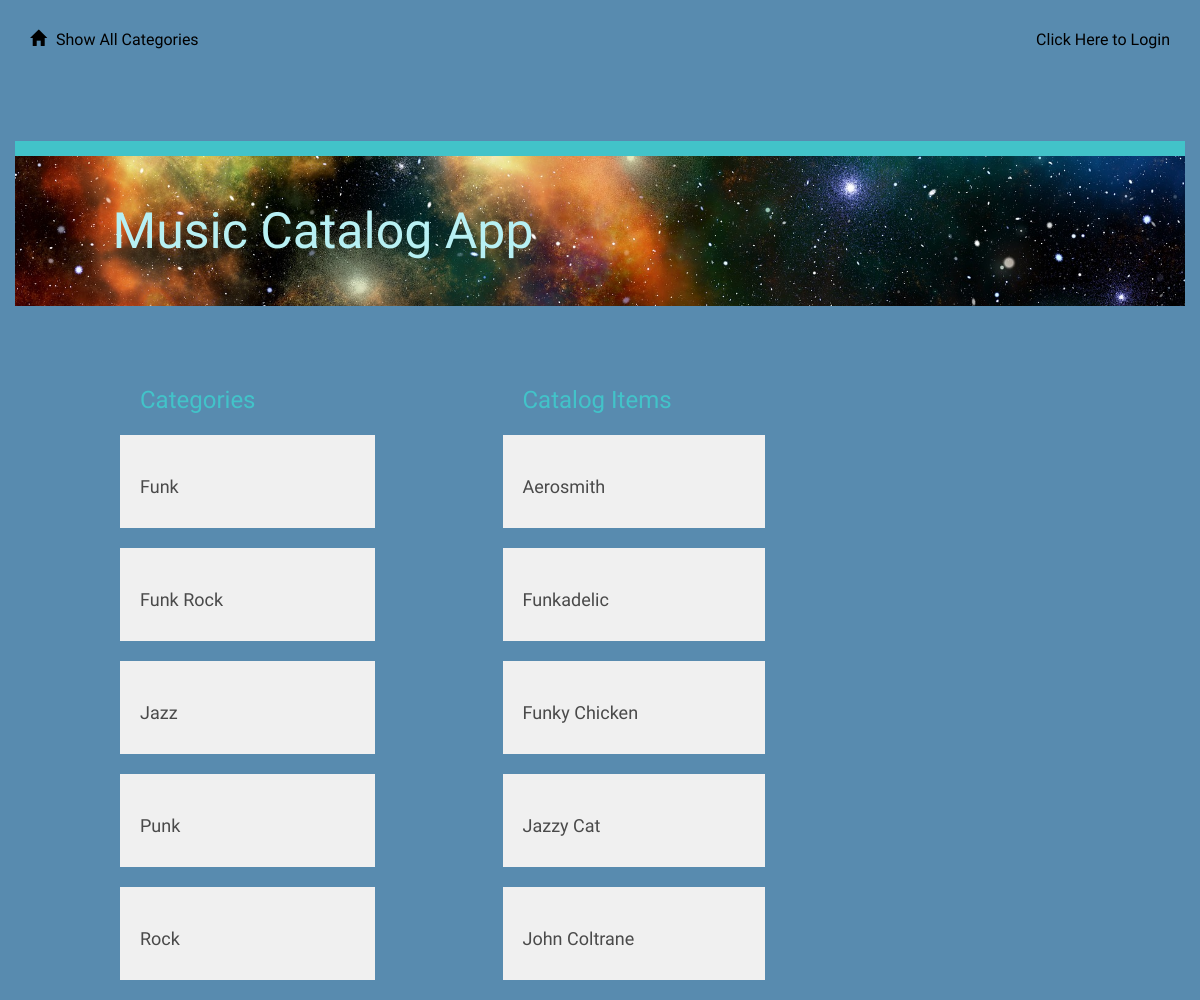
/catalog, run on the app's committed database.
### models.py (models this page shows, shortened)
class Category(Base):
    __tablename__ = 'category'
    id = Column(Integer, primary_key=True)
    name = Column(String(250), nullable=False)
    user_id = Column(Integer, ForeignKey('user.id'))
    user = relationship(User)

class CatalogItem(Base):
    __tablename__ = 'catalog_item'
    name = Column(String(80), nullable=False)
    id = Column(Integer, primary_key=True)
    description = Column(String(1000))
    category_id = Column(Integer, ForeignKey('category.id'))
    category = relationship(Category)
    user_id = Column(Integer, ForeignKey('user.id'))
    user = relationship(User)

### application.py (the view)
@app.route('/')
@app.route('/catalog')
def showCatalog():
    categories = session.query(Category).order_by(asc(Category.name))
    items = session.query(CatalogItem).order_by(asc(CatalogItem.name)).limit(5)
    return render_template('categories.html',
                           categories=categories, items=items)

### templates/categories.html (shortened to what this page needs)
{% extends "main.html" %}
{% block content %}
{% include "header.html" %}
	<div class="row top-menu">
		<div class="col-md-10"></div>
		<div class="col-md-2 text-right">
					</div>
	</div>
	<div class="row divider blue">
		<div class="col-md-12"></div>
	</div>
	<div class="row banner main">
		<div class="col-md-1"></div>
		<div class="col-md-11 padding-none">
			<h1>Music Catalog App</h1>
		</div>
	</div>
	<div class="row padding-top padding-bottom"></div>
	<div class="col-md-1"></div>
	<div class="col-md-3">
		<h2>Categories</h2>
		{% for category in categories %}
			<a href = "{{url_for('showItemsInCategory', category = category.name)}}">
				<div class="category-list">
					<h3>{{category.name}}</h3>
				</div>
			</a>
		{% endfor %}
	</div>
    {% if items !=[] %}
		<div class="row">
			<div class="col-md-1"></div>
			<div class="col-md-3">
				<h2>Catalog Items</h2>
					{% for i in items %}
						<div class="catalog-item">
							<a href='{{url_for('viewCatalogItem', category=i.category.name, item=i.name )}}'>
                                <h3>{{i.name}}</h3>
                            </a>
						</div>
					{% endfor %}
			</div>
		</div>
	{% endif %}
{% endblock %}

### templates/main.html (shortened to what this page needs)
<!DOCTYPE html>
<html lang="en">
<head>
    <link rel="stylesheet" href="//netdna.bootstrapcdn.com/bootstrap/3.1.1/css/bootstrap.min.css">
    <link rel=stylesheet type=text/css href="{{ url_for('static', filename='styles.css') }}">
</head>
<body>
    <div class="container">
        {% block content %} {% endblock %}
    </div>
</body>
</html>

### templates/header.html
<div class="row top-menu">
	<div class="col-md-6">
		<a href="{{url_for('showCatalog')}}">
			<span class="glyphicon glyphicon-home" aria-hidden="true"></span>Show All Categories
		</a>
	</div>
	<div class="col-md-6 text-right">
		{%if 'username' not in session %}
		<a href="{{url_for('showLogin')}}">Click Here to Login </a>
		{% else %}
		<div class="row">
			<h4>Hello, {{session['username']}}</h4>
			<a href="{{url_for('disconnect')}}">Logout </a>
		</div>
		{% endif %}
	</div>
</div>

### static/styles.css (style rules this page uses)
* { font-family: "Oswald", sans-serif; font-weight: 700; }
body { background-color: rgb(88, 139, 175); }
h1 { font-family: "Oswald", sans-serif; font-size: 50px; color: rgb(183, 240, 243); line-height: 60px; font-weight: 300; }
h2 { font-size: 24px; color: #42C3C9; line-height: 29px; }
h3 { font-size: 18px; color: #4A4A4A; line-height: 23px; }
a { font-size: 14px; color: #0093B9; line-height: 17px; }
.padding-top { padding-top: 30px; }
.padding-bottom { padding-bottom: 30px; }
.padding-none { padding: 0; }
.glyphicon { margin-right: 10px; }
.top-menu { padding-top: 30px; padding-bottom: 30px; }
.top-menu a { margin-bottom: 0; line-height: 16px; font-size: 16px; color: #000000; font-weight: 400; }
.divider { height: 15px; }
.divider.blue { background-color: #42C3C9; }
.banner.main { height: 150px; background: url("/static/universe.jpg"); background-position: right; background-repeat: no-repeat; background-size: cover; }
.banner h1 { margin: 45px 0; }
.category-list { background-color: #F0F0F0; padding: 20px; margin: 20px; margin-left: -20px; }
.catalog-item { background: #F0F0F0; padding: 20px; margin: 20px; margin-left: -20px; }

### data on the page
Category: name "Funk"
Category: name "Funk Rock"
Category: name "Jazz"
Category: name "Punk"
Category: name "Rock"
CatalogItem: name "Aerosmith"
CatalogItem: name "Funkadelic"
CatalogItem: name "Funky Chicken"
CatalogItem: name "Jazzy Cat"
CatalogItem: name "John Coltrane"
